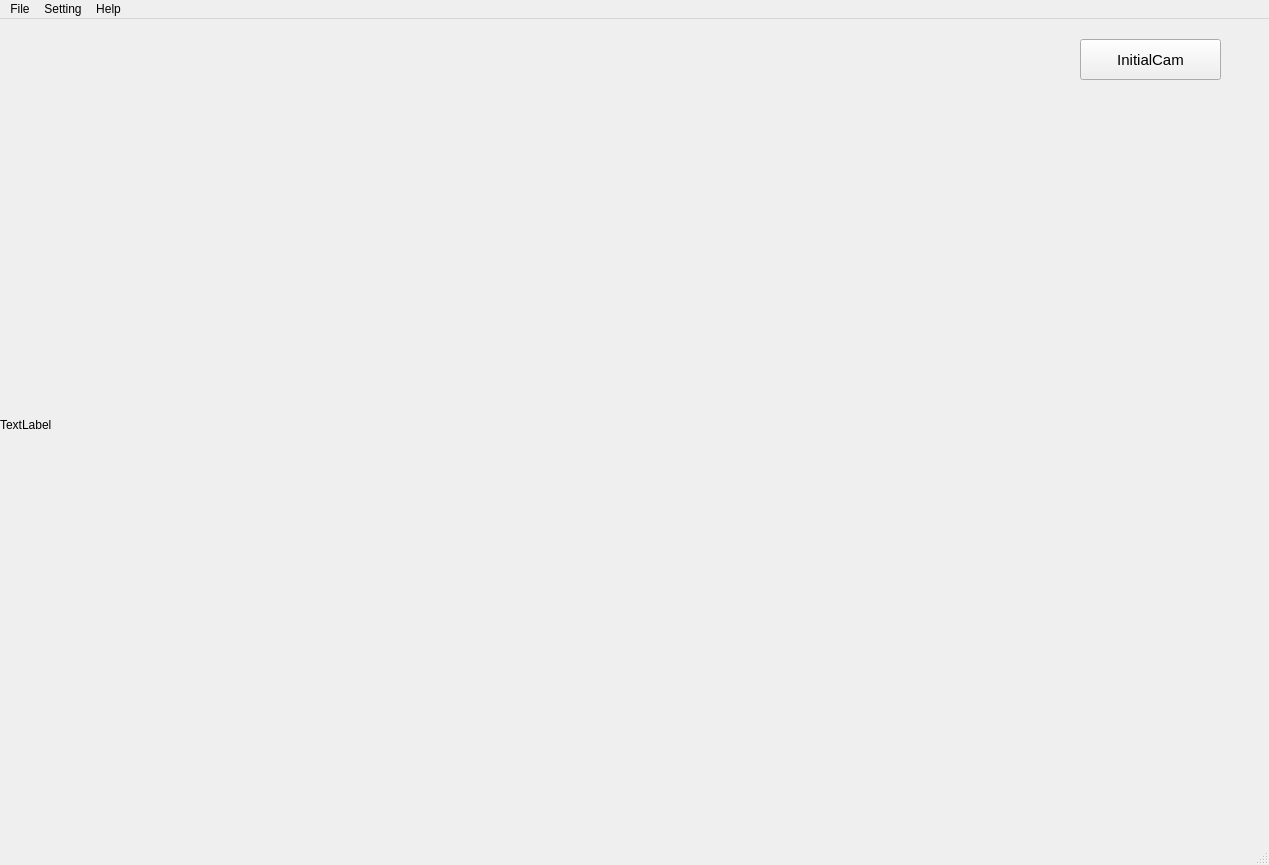
<?xml version="1.0" encoding="UTF-8"?>
<ui version="4.0">
 <class>MainWindow</class>
 <widget class="QMainWindow" name="MainWindow">
  <property name="geometry">
   <rect>
    <x>0</x>
    <y>0</y>
    <width>1269</width>
    <height>865</height>
   </rect>
  </property>
  <property name="windowTitle">
   <string>MainWindow</string>
  </property>
  <widget class="QWidget" name="centralwidget">
   <widget class="QWidget" name="horizontalLayoutWidget">
    <property name="geometry">
     <rect>
      <x>0</x>
      <y>0</y>
      <width>1041</width>
      <height>811</height>
     </rect>
    </property>
    <layout class="QHBoxLayout" name="horizontalLayout">
     <item>
      <widget class="QLabel" name="lbl_displayImage">
       <property name="text">
        <string>TextLabel</string>
       </property>
      </widget>
     </item>
    </layout>
   </widget>
   <widget class="QPushButton" name="btn_initcam">
    <property name="geometry">
     <rect>
      <x>1080</x>
      <y>20</y>
      <width>141</width>
      <height>41</height>
     </rect>
    </property>
    <property name="font">
     <font>
      <pointsize>11</pointsize>
     </font>
    </property>
    <property name="text">
     <string>InitialCam</string>
    </property>
   </widget>
  </widget>
  <widget class="QMenuBar" name="menubar">
   <property name="geometry">
    <rect>
     <x>0</x>
     <y>0</y>
     <width>1269</width>
     <height>26</height>
    </rect>
   </property>
   <widget class="QMenu" name="menuFile">
    <property name="title">
     <string>File</string>
    </property>
    <addaction name="actionOpen"/>
    <addaction name="actionExit"/>
   </widget>
   <widget class="QMenu" name="menuSetting">
    <property name="title">
     <string>Setting</string>
    </property>
    <addaction name="actionui"/>
    <addaction name="actionbb"/>
    <addaction name="actionaa"/>
   </widget>
   <widget class="QMenu" name="menuHelp">
    <property name="title">
     <string>Help</string>
    </property>
    <addaction name="actionreference"/>
   </widget>
   <addaction name="menuFile"/>
   <addaction name="menuSetting"/>
   <addaction name="menuHelp"/>
  </widget>
  <widget class="QStatusBar" name="statusbar"/>
  <action name="actionOpen">
   <property name="text">
    <string>Open</string>
   </property>
  </action>
  <action name="actionExit">
   <property name="text">
    <string>Exit</string>
   </property>
  </action>
  <action name="actionui">
   <property name="text">
    <string>ui</string>
   </property>
  </action>
  <action name="actionbb">
   <property name="text">
    <string>bb</string>
   </property>
  </action>
  <action name="actionaa">
   <property name="text">
    <string>aa</string>
   </property>
  </action>
  <action name="actionreference">
   <property name="text">
    <string>reference</string>
   </property>
  </action>
 </widget>
 <resources/>
 <connections/>
</ui>
